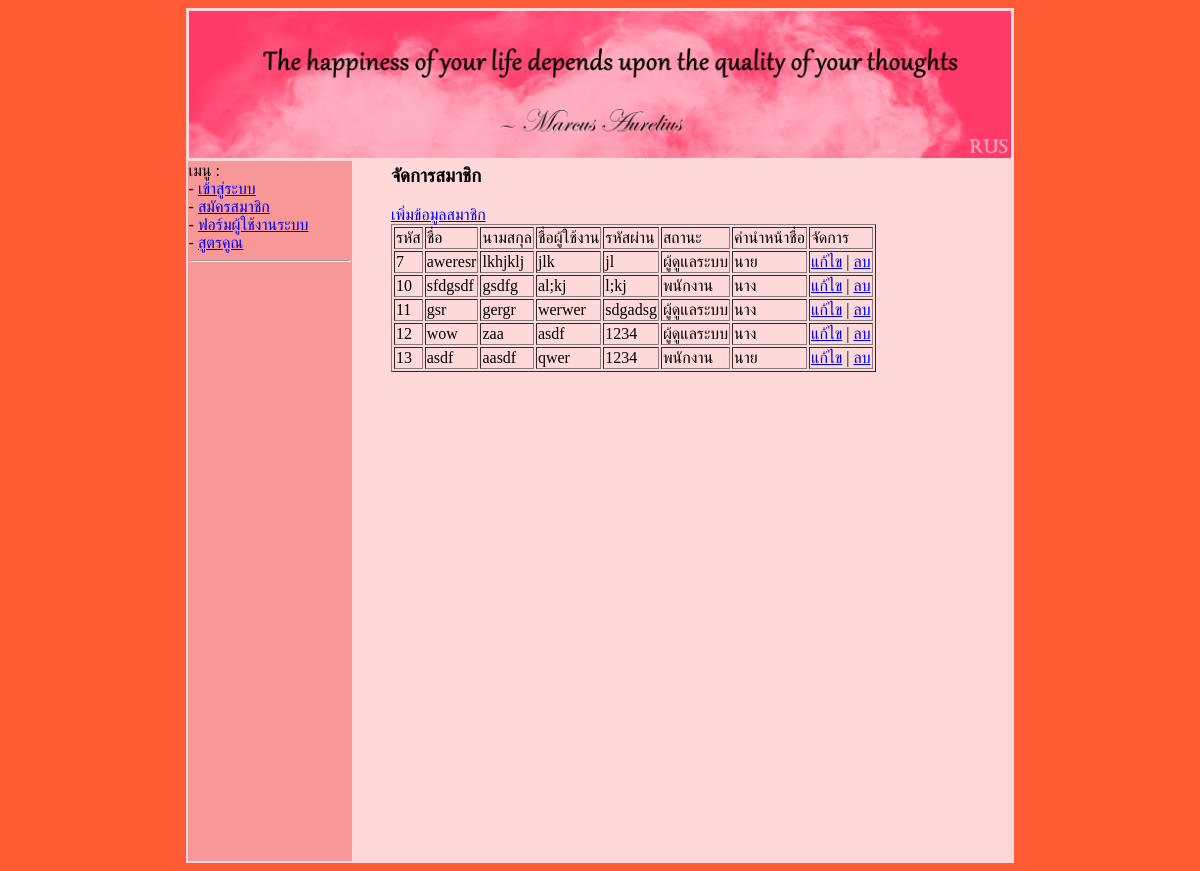
The page /member_show.php on the database as committed earlier.
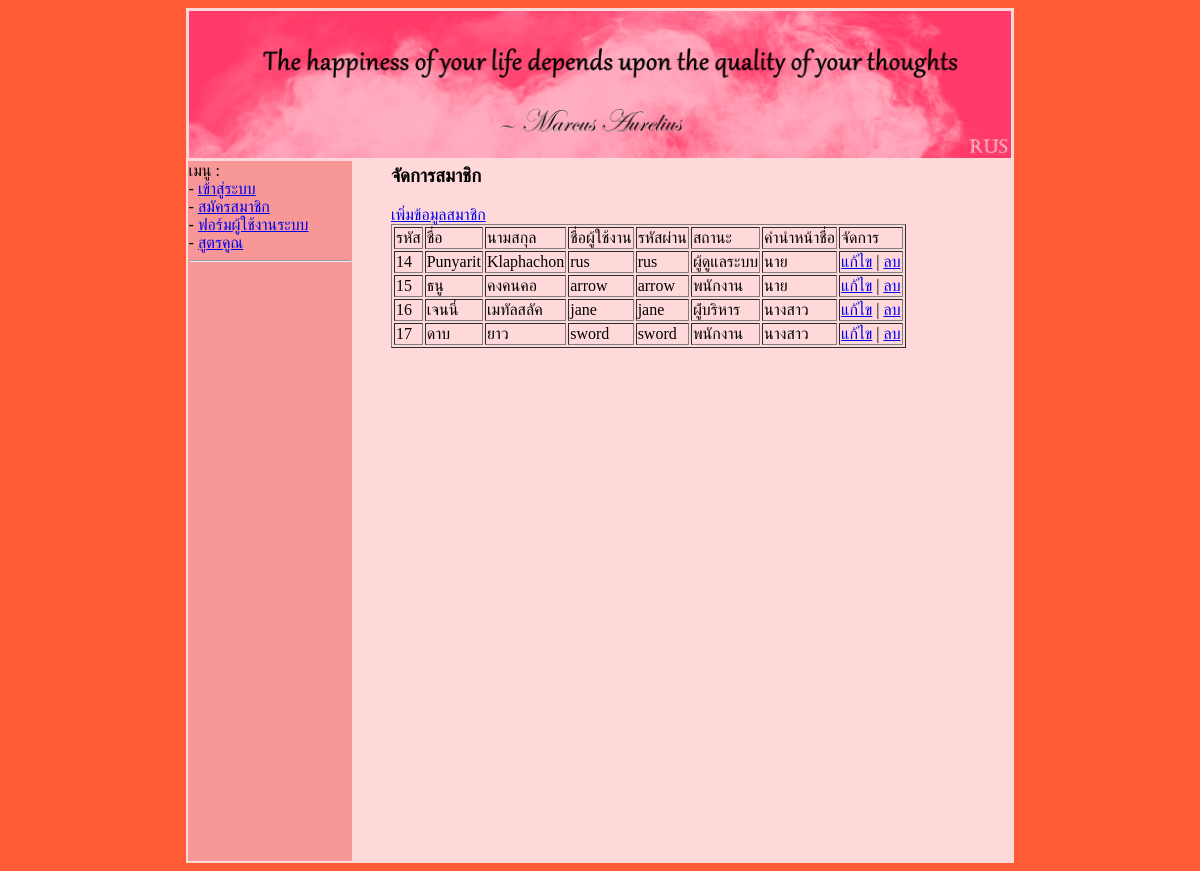
The same page on the database as committed later.
### tables this page shows
CREATE TABLE `member` (
  `mem_id` int(11) NOT NULL,
  `mem_fname` varchar(100) NOT NULL,
  `mem_lname` varchar(100) NOT NULL,
  `prefix_id` int(11) NOT NULL,
  `mem_telephone` varchar(20) NOT NULL,
  `mem_email` varchar(100) NOT NULL,
  `mem_user` varchar(30) NOT NULL,
  `mem_password` varchar(30) NOT NULL,
  `mem_status` varchar(20) NOT NULL COMMENT '1 = ผู้ดูแลระบบ, 2 = พนักงาน, 3 = ผู้ใช้ทั่วไป'
);

CREATE TABLE `prefix` (
  `prefix_id` int(11) NOT NULL COMMENT 'รหัสคำนำหน้า',
  `prefix_nameTH` varchar(20) NOT NULL COMMENT 'คำนำหน้าภาษาไทย',
  `prefix_nameEN` varchar(20) NOT NULL COMMENT 'คำนำหน้าภาษาอังกฤษ'
);

### member_show.php (the view, shortened to what this page needs)
<?php
    include("./header.php");
    include("./menu.php");
    include("./sqliConnect.php");
?>
<table width="90%" align="center">
    <tr>
        <td>
            <h3>จัดการสมาชิก</h3>
            <a href="./member_add.php">เพิ่มข้อมูลสมาชิก</a>
            <table border="1px">
                <tr>
                    <td>รหัส</td>
                    <td>ชื่อ</td>
                    <td>นามสกุล</td>
                    <td>ชื่อผู้ใช้งาน</td>
                    <td>รหัสผ่าน</td>
                    <td>สถานะ</td>
                    <td>คำนำหน้าชื่อ</td>
                    <td>จัดการ</td>
                </tr>
                <?php
                    $sql = "select * from member,prefix where member.prefix_id=prefix.prefix_id;";
                    $result = $mysqli->query($sql);
                    while($row = $result->fetch_assoc()){
                        $mem_id = $row['mem_id'];
                        $mem_fname = $row['mem_fname'];
                        $mem_lname = $row['mem_lname'];
                        $mem_telephone = $row['mem_telephone'];
                        $mem_email = $row['mem_email'];
                        $mem_user = $row['mem_user'];
                        $mem_password = $row['mem_password'];
                        $mem_status = $row['mem_status'];
                        $prefix_nameTH = $row['prefix_nameTH'];
                        $status = "";
                        if ($mem_status == "1") {
                            $status = "ผู้ดูแลระบบ";
                        }elseif ($mem_status == "2"){
                            $status = "พนักงาน";
                        }elseif ($mem_status == "3"){
                            $status = "ผู้่บริหาร";
                        }
                        echo "
                            <tr>
                                <td>$mem_id</td>
                                <td>$mem_fname</td>
                                <td>$mem_lname</td>
                                <!--
                                <td>$mem_telephone</td>
                                <td>$mem_email</td>
                                -->
                                <td>$mem_user</td>
                                <td>$mem_password</td>
                                <td>$status</td>
                                <td>$prefix_nameTH</td>
                                <td>
                                    <a href=\"./member_edit.php?mem_id=$mem_id\">แก้ไข</a>
                                    |
                                    <a href=\"./member_delete.php?mem_id=$mem_id\">ลบ</a>
                                </td>
                            </tr>
                        ";
                    }
                ?>
            </table>
        </td>
    </tr>
</table>
<?php
    include("./footer.php");
?>

Rows that differ between the two databases and show on the page:
removed member: mem_id "7", mem_fname "aweresr", mem_lname "lkhjklj", mem_user "jlk", mem_password "jl", mem_status "ผู้ดูแลระบบ", prefix.prefix_nameTH "นาย"
removed member: mem_id "10", mem_fname "sfdgsdf", mem_lname "gsdfg", mem_user "al;kj", mem_password "l;kj", mem_status "พนักงาน", prefix.prefix_nameTH "นาง"
removed member: mem_id "11", mem_fname "gsr", mem_lname "gergr", mem_user "werwer", mem_password "sdgadsg", mem_status "ผู้ดูแลระบบ", prefix.prefix_nameTH "นาง"
removed member: mem_id "12", mem_fname "wow", mem_lname "zaa", mem_user "asdf", mem_password "1234", mem_status "ผู้ดูแลระบบ", prefix.prefix_nameTH "นาง"
removed member: mem_id "13", mem_fname "asdf", mem_lname "aasdf", mem_user "qwer", mem_password "1234", mem_status "พนักงาน", prefix.prefix_nameTH "นาย"
added member: mem_id "14", mem_fname "Punyarit", mem_lname "Klaphachon", mem_user "rus", mem_password "rus", mem_status "ผู้ดูแลระบบ", prefix.prefix_nameTH "นาย"
added member: mem_id "15", mem_fname "ธนู", mem_lname "คงคนคอ", mem_user "arrow", mem_password "arrow", mem_status "พนักงาน", prefix.prefix_nameTH "นาย"
added member: mem_id "16", mem_fname "เจนนี่", mem_lname "เมทัลสลัค", mem_user "jane", mem_password "jane", mem_status "ผู้่บริหาร", prefix.prefix_nameTH "นางสาว"
added member: mem_id "17", mem_fname "ดาบ", mem_lname "ยาว", mem_user "sword", mem_password "sword", mem_status "พนักงาน", prefix.prefix_nameTH "นางสาว"
